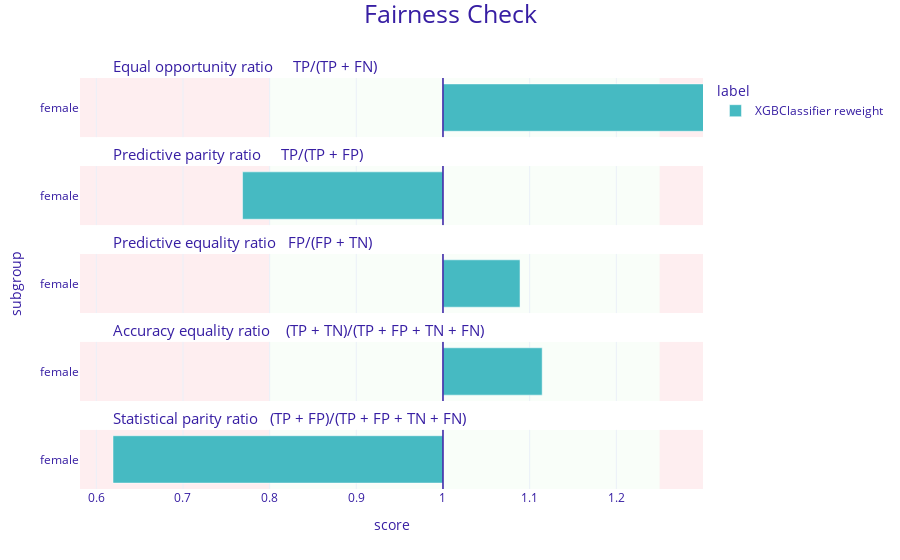

This figure's notebook cell:
### Code cell
fobject4 = explainer4.model_fairness(
    protected=protected,
    privileged=privileged,
    label='XGBClassifier reweight'
)

fobject4.plot()

### Figure 1 — Plotly figure (JSON) as saved in the notebook; plotly's stock layout.template omitted (floating-point values rounded to 4 significant figures)
{"data": [{"alignmentgroup": "True", "customdata": [["female", 1.303, "XGBClassifier reweight"]], "hovertemplate": "<b>%{customdata[2]}</b><br>Subgroup: %{customdata[0]}<br>Score: %{customdata[1]}<br><extra></extra>", "legendgroup": "XGBClassifier reweight", "marker": {"color": "#46bac2", "pattern": {"shape": ""}}, "name": "XGBClassifier reweight", "offsetgroup": "XGBClassifier reweight", "orientation": "h", "showlegend": true, "textposition": "auto", "x": [0.3033], "xaxis": "x5", "y": [0.5], "yaxis": "y5", "type": "bar"}, {"alignmentgroup": "True", "customdata": [["female", 0.769, "XGBClassifier reweight"]], "hovertemplate": "<b>%{customdata[2]}</b><br>Subgroup: %{customdata[0]}<br>Score: %{customdata[1]}<br><extra></extra>", "legendgroup": "XGBClassifier reweight", "marker": {"color": "#46bac2", "pattern": {"shape": ""}}, "name": "XGBClassifier reweight", "offsetgroup": "XGBClassifier reweight", "orientation": "h", "showlegend": false, "textposition": "auto", "x": [-0.2312], "xaxis": "x4", "y": [0.5], "yaxis": "y4", "type": "bar"}, {"alignmentgroup": "True", "customdata": [["female", 1.089, "XGBClassifier reweight"]], "hovertemplate": "<b>%{customdata[2]}</b><br>Subgroup: %{customdata[0]}<br>Score: %{customdata[1]}<br><extra></extra>", "legendgroup": "XGBClassifier reweight", "marker": {"color": "#46bac2", "pattern": {"shape": ""}}, "name": "XGBClassifier reweight", "offsetgroup": "XGBClassifier reweight", "orientation": "h", "showlegend": false, "textposition": "auto", "x": [0.08889], "xaxis": "x3", "y": [0.5], "yaxis": "y3", "type": "bar"}, {"alignmentgroup": "True", "customdata": [["female", 1.114, "XGBClassifier reweight"]], "hovertemplate": "<b>%{customdata[2]}</b><br>Subgroup: %{customdata[0]}<br>Score: %{customdata[1]}<br><extra></extra>", "legendgroup": "XGBClassifier reweight", "marker": {"color": "#46bac2", "pattern": {"shape": ""}}, "name": "XGBClassifier reweight", "offsetgroup": "XGBClassifier reweight", "orientation": "h", "showlegend": false, "textposition": "auto", "x": [0.1145], "xaxis": "x2", "y": [0.5], "yaxis": "y2", "type": "bar"}, {"alignmentgroup": "True", "customdata": [["female", 0.619, "XGBClassifier reweight"]], "hovertemplate": "<b>%{customdata[2]}</b><br>Subgroup: %{customdata[0]}<br>Score: %{customdata[1]}<br><extra></extra>", "legendgroup": "XGBClassifier reweight", "marker": {"color": "#46bac2", "pattern": {"shape": ""}}, "name": "XGBClassifier reweight", "offsetgroup": "XGBClassifier reweight", "orientation": "h", "showlegend": false, "textposition": "auto", "x": [-0.3807], "xaxis": "x", "y": [0.5], "yaxis": "y", "type": "bar"}], "layout": {"xaxis": {"anchor": "y", "domain": [0.0, 1.0], "title": {"text": "score"}, "tickvals": [-0.5, -0.4, -0.3, -0.2, -0.1, 0.0, 0.1, 0.2, 0.0], "ticktext": [0.5, 0.6, 0.7, 0.8, 0.9, 1.0, 1.1, 1.2, 1.0], "range": [-0.4188, 0.3]}, "yaxis": {"anchor": "x", "domain": [0.0, 0.144], "title": {"text": ""}, "tickvals": [0.5], "ticktext": ["female"], "range": [0, 1], "showgrid": false, "zeroline": false}, "xaxis2": {"anchor": "y2", "domain": [0.0, 1.0], "matches": "x", "showticklabels": false, "tickvals": [-0.5, -0.4, -0.3, -0.2, -0.1, 0.0, 0.1, 0.2, 0.0], "ticktext": [0.5, 0.6, 0.7, 0.8, 0.9, 1.0, 1.1, 1.2, 1.0], "range": [-0.4188, 0.3]}, "yaxis2": {"anchor": "x2", "domain": [0.214, 0.358], "matches": "y", "title": {"text": ""}, "tickvals": [0.5], "ticktext": ["female"], "range": [0, 1], "showgrid": false, "zeroline": false}, "xaxis3": {"anchor": "y3", "domain": [0.0, 1.0], "matches": "x", "showticklabels": false, "tickvals": [-0.5, -0.4, -0.3, -0.2, -0.1, 0.0, 0.1, 0.2, 0.0], "ticktext": [0.5, 0.6, 0.7, 0.8, 0.9, 1.0, 1.1, 1.2, 1.0], "range": [-0.4188, 0.3]}, "yaxis3": {"anchor": "x3", "domain": [0.428, 0.572], "matches": "y", "title": {"text": "subgroup"}, "tickvals": [0.5], "ticktext": ["female"], "range": [0, 1], "showgrid": false, "zeroline": false}, "xaxis4": {"anchor": "y4", "domain": [0.0, 1.0], "matches": "x", "showticklabels": false, "tickvals": [-0.5, -0.4, -0.3, -0.2, -0.1, 0.0, 0.1, 0.2, 0.0], "ticktext": [0.5, 0.6, 0.7, 0.8, 0.9, 1.0, 1.1, 1.2, 1.0], "range": [-0.4188, 0.3]}, "yaxis4": {"anchor": "x4", "domain": [0.642, 0.786], "matches": "y", "title": {"text": ""}, "tickvals": [0.5], "ticktext": ["female"], "range": [0, 1], "showgrid": false, "zeroline": false}, "xaxis5": {"anchor": "y5", "domain": [0.0, 1.0], "matches": "x", "showticklabels": false, "tickvals": [-0.5, -0.4, -0.3, -0.2, -0.1, 0.0, 0.1, 0.2, 0.0], "ticktext": [0.5, 0.6, 0.7, 0.8, 0.9, 1.0, 1.1, 1.2, 1.0], "range": [-0.4188, 0.3]}, "yaxis5": {"anchor": "x5", "domain": [0.856, 1.0], "matches": "y", "title": {"text": ""}, "tickvals": [0.5], "ticktext": ["female"], "range": [0, 1], "showgrid": false, "zeroline": false}, "annotations": [{"font": {"size": 15}, "showarrow": false, "text": "Statistical parity ratio   (TP + FP)/(TP + FP + TN + FN)", "x": 0.05, "xanchor": "left", "xref": "paper", "y": 0.144, "yanchor": "bottom", "yref": "paper"}, {"font": {"size": 15}, "showarrow": false, "text": "Accuracy equality ratio    (TP + TN)/(TP + FP + TN + FN)", "x": 0.05, "xanchor": "left", "xref": "paper", "y": 0.358, "yanchor": "bottom", "yref": "paper"}, {"font": {"size": 15}, "showarrow": false, "text": "Predictive equality ratio   FP/(FP + TN)", "x": 0.05, "xanchor": "left", "xref": "paper", "y": 0.572, "yanchor": "bottom", "yref": "paper"}, {"font": {"size": 15}, "showarrow": false, "text": "Predictive parity ratio     TP/(TP + FP)", "x": 0.05, "xanchor": "left", "xref": "paper", "y": 0.786, "yanchor": "bottom", "yref": "paper"}, {"font": {"size": 15}, "showarrow": false, "text": "Equal opportunity ratio     TP/(TP + FN)", "x": 0.05, "xanchor": "left", "xref": "paper", "y": 1.0, "yanchor": "bottom", "yref": "paper"}], "legend": {"title": {"text": "label"}, "tracegroupgap": 0}, "margin": {"t": 78, "b": 71, "r": 30}, "barmode": "group", "shapes": [{"fillcolor": "#f05a71", "layer": "below", "line": {"width": 0}, "opacity": 0.1, "type": "rect", "x0": 0.25, "x1": 0.3, "xref": "x", "y0": 0, "y1": 1, "yref": "y"}, {"fillcolor": "#f05a71", "layer": "below", "line": {"width": 0}, "opacity": 0.1, "type": "rect", "x0": -0.4188, "x1": -0.2, "xref": "x", "y0": 0, "y1": 1, "yref": "y"}, {"fillcolor": "#c7f5bf", "layer": "below", "line": {"width": 0}, "opacity": 0.1, "type": "rect", "x0": -0.2, "x1": 0.25, "xref": "x", "y0": 0, "y1": 1, "yref": "y"}, {"line": {"color": "#371ea3", "width": 1.5}, "type": "line", "x0": 0, "x1": 0, "xref": "x", "y0": 0, "y1": 1, "yref": "y"}, {"fillcolor": "#f05a71", "layer": "below", "line": {"width": 0}, "opacity": 0.1, "type": "rect", "x0": 0.25, "x1": 0.3, "xref": "x", "y0": 0, "y1": 1, "yref": "y2"}, {"fillcolor": "#f05a71", "layer": "below", "line": {"width": 0}, "opacity": 0.1, "type": "rect", "x0": -0.4188, "x1": -0.2, "xref": "x", "y0": 0, "y1": 1, "yref": "y2"}, {"fillcolor": "#c7f5bf", "layer": "below", "line": {"width": 0}, "opacity": 0.1, "type": "rect", "x0": -0.2, "x1": 0.25, "xref": "x", "y0": 0, "y1": 1, "yref": "y2"}, {"line": {"color": "#371ea3", "width": 1.5}, "type": "line", "x0": 0, "x1": 0, "xref": "x", "y0": 0, "y1": 1, "yref": "y2"}, {"fillcolor": "#f05a71", "layer": "below", "line": {"width": 0}, "opacity": 0.1, "type": "rect", "x0": 0.25, "x1": 0.3, "xref": "x", "y0": 0, "y1": 1, "yref": "y3"}, {"fillcolor": "#f05a71", "layer": "below", "line": {"width": 0}, "opacity": 0.1, "type": "rect", "x0": -0.4188, "x1": -0.2, "xref": "x", "y0": 0, "y1": 1, "yref": "y3"}, {"fillcolor": "#c7f5bf", "layer": "below", "line": {"width": 0}, "opacity": 0.1, "type": "rect", "x0": -0.2, "x1": 0.25, "xref": "x", "y0": 0, "y1": 1, "yref": "y3"}, {"line": {"color": "#371ea3", "width": 1.5}, "type": "line", "x0": 0, "x1": 0, "xref": "x", "y0": 0, "y1": 1, "yref": "y3"}, {"fillcolor": "#f05a71", "layer": "below", "line": {"width": 0}, "opacity": 0.1, "type": "rect", "x0": 0.25, "x1": 0.3, "xref": "x", "y0": 0, "y1": 1, "yref": "y4"}, {"fillcolor": "#f05a71", "layer": "below", "line": {"width": 0}, "opacity": 0.1, "type": "rect", "x0": -0.4188, "x1": -0.2, "xref": "x", "y0": 0, "y1": 1, "yref": "y4"}, {"fillcolor": "#c7f5bf", "layer": "below", "line": {"width": 0}, "opacity": 0.1, "type": "rect", "x0": -0.2, "x1": 0.25, "xref": "x", "y0": 0, "y1": 1, "yref": "y4"}, {"line": {"color": "#371ea3", "width": 1.5}, "type": "line", "x0": 0, "x1": 0, "xref": "x", "y0": 0, "y1": 1, "yref": "y4"}, {"fillcolor": "#f05a71", "layer": "below", "line": {"width": 0}, "opacity": 0.1, "type": "rect", "x0": 0.25, "x1": 0.3, "y0": 0, "y1": 1, "yref": "y5", "xref": "x"}, {"fillcolor": "#f05a71", "layer": "below", "line": {"width": 0}, "opacity": 0.1, "type": "rect", "x0": -0.4188, "x1": -0.2, "y0": 0, "y1": 1, "yref": "y5", "xref": "x"}, {"fillcolor": "#c7f5bf", "layer": "below", "line": {"width": 0}, "opacity": 0.1, "type": "rect", "x0": -0.2, "x1": 0.25, "y0": 0, "y1": 1, "yref": "y5", "xref": "x"}, {"line": {"color": "#371ea3", "width": 1.5}, "type": "line", "x0": 0, "x1": 0, "xref": "x", "y0": 0, "y1": 1, "yref": "y5"}], "title": {"font": {"size": 25}, "text": "Fairness Check", "x": 0.5, "y": 0.99}, "font": {"color": "#371ea3"}}}
